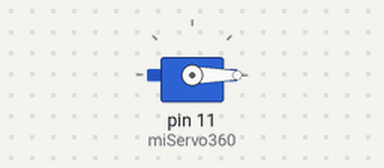
A sketch run on a simulated Arduino Uno, built with avr-gcc and run on an emulated ATmega328P. Shown: servo.

Above: at 0.05 s.
At 5.05 s:
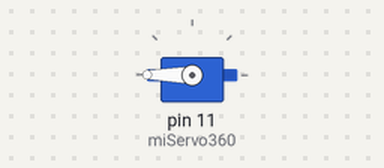
At 10.0 s:
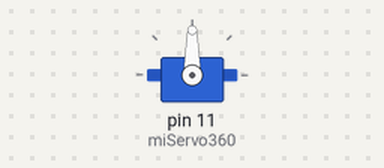
Timing chart, 0 to 13.0 s (numbered marks = the images above):
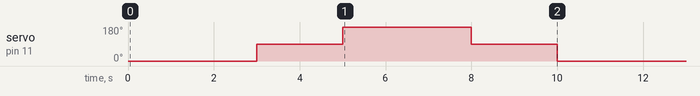

Measured:
- by itself, servo on pin 11 (miServo360): repeats every 10.0 s: 180° 3.0 s, 90° 2.0 s, 0° 3.0 s, 90° 2.0 s

The sketch:

prueba_servomotor.ino
```cpp
#include <Servo.h>

Servo miServo360;

void setup() {
  // Conecta el cable de señal (generalmente naranja o blanco) al pin 11
  miServo360.attach(11);
}

void loop() {
  // 1. Girar hacia un lado a máxima velocidad por 3 segundos
  miServo360.write(0);
  delay(3000);

  // 2. Detener el motor por 2 segundos
  miServo360.write(90);
  delay(2000);

  // 3. Girar hacia el lado contrario a máxima velocidad por 3 segundos
  miServo360.write(180);
  delay(3000);

  // 4. Detener de nuevo por 2 segundos antes de reiniciar el ciclo
  miServo360.write(90);
  delay(2000);
}
```
